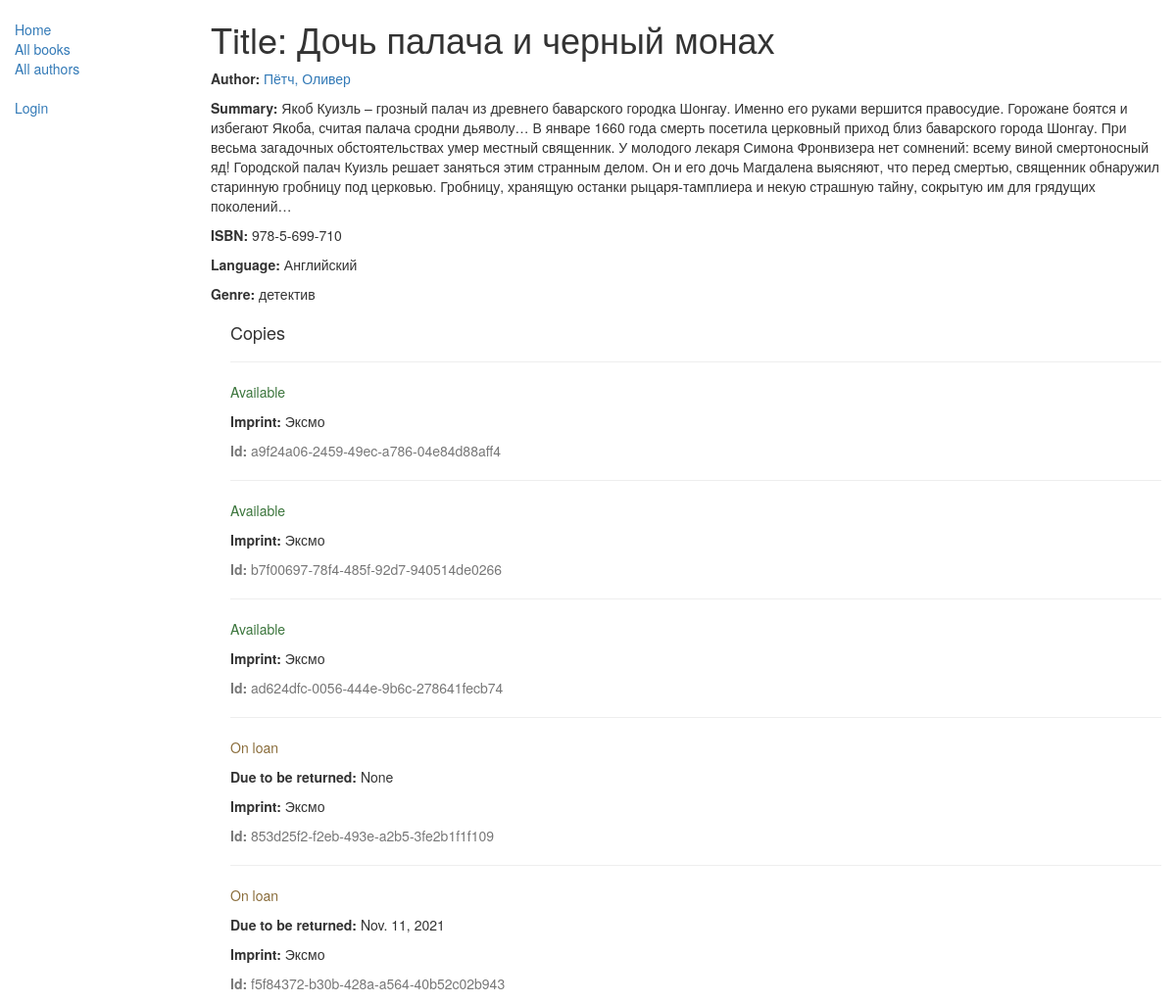
The app's page /catalog/book/5, older data.
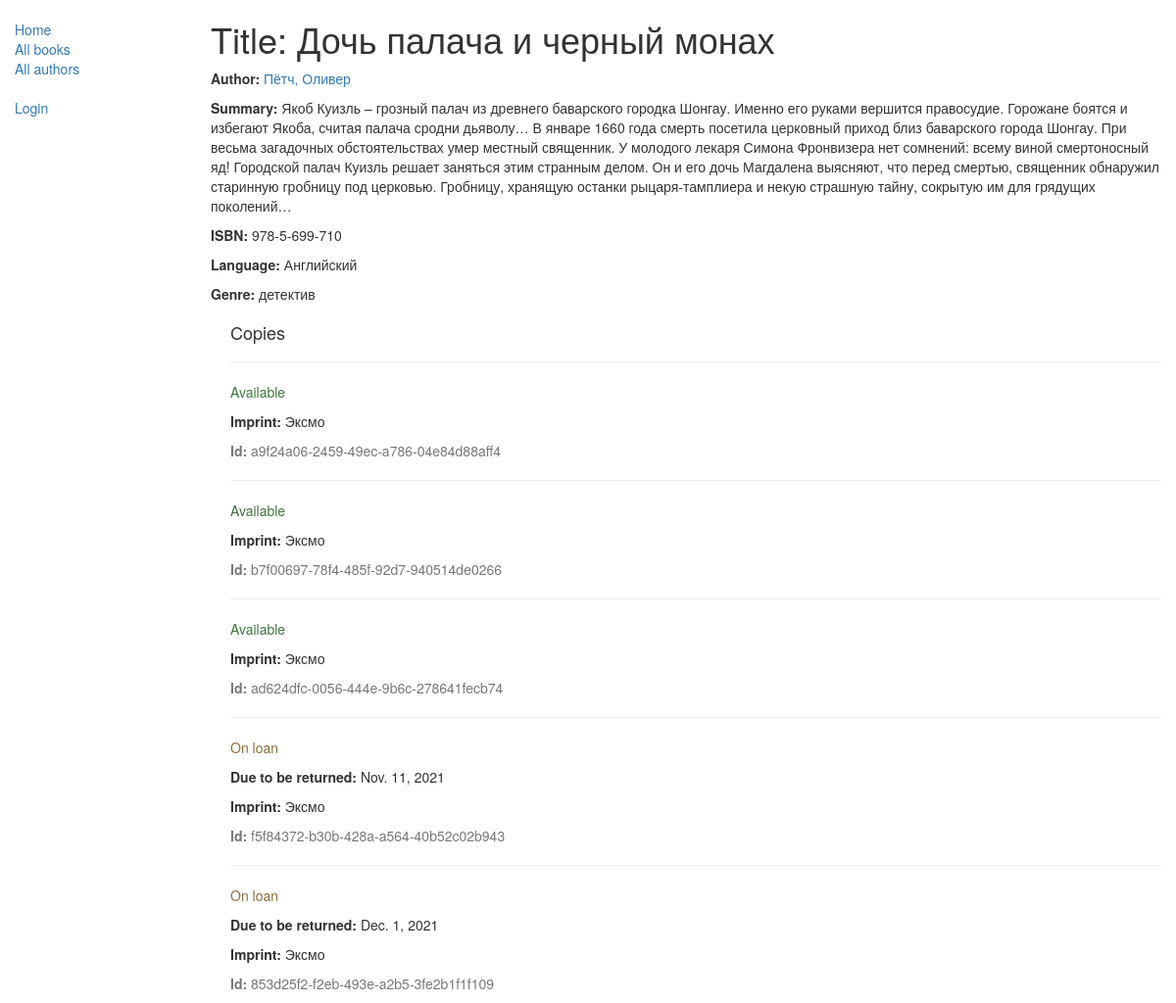
The same page, newer data.
### catalog/models.py (models this page shows, shortened)
class Book(models.Model):
    title = models.CharField(max_length=200)
    author = models.ForeignKey('Author', on_delete=models.SET_NULL, null=True)
    summary = models.TextField(max_length=1000, help_text="Enter a brief description of the book")
    isbn = models.CharField('ISBN', max_length=13,
                            help_text='13 Character <a href="https://www.isbn-international.org/content/what-isbn">ISBN number</a>')
    genre = models.ManyToManyField(Genre, help_text="Select a genre for this book")
    language = models.ForeignKey('Language', on_delete=models.SET_NULL, null=True)
    def display_genre(self):
        """        Creates a string for the Genre. This is required to display genre in Admin.        """
        return ', '.join([genre.name for genre in self.genre.all()[:3]])
    def display_language(self):
        """        Creates a string for the Language. This is required to display Language in Admin.        """
        return self.language
    display_genre.short_description = 'Genre'
    display_language.short_description = 'Language'

class Author(models.Model):
    first_name = models.CharField(max_length=100)
    last_name = models.CharField(max_length=100)
    date_of_birth = models.DateField(null=True, blank=True)
    date_of_death = models.DateField('Died', null=True, blank=True)
    def __str__(self):
        return '%s, %s' % (self.last_name, self.first_name)
    class Meta:
        ordering = ['last_name']

class Language(models.Model):
    name = models.CharField(max_length=200,
                            help_text="Enter the book's natural language (e.g. English, French, Japanese etc.)")
    def __str__(self):
        return self.name

class Genre(models.Model):
    name = models.CharField(max_length=200, help_text="Enter a book genre (e.g. Science Fiction, French Poetry etc.)")
    def __str__(self):
        return self.name

class BookInstance(models.Model):
    id = models.UUIDField(primary_key=True, default=uuid.uuid4, help_text="Unique ID for this particular book across whole library")
    book = models.ForeignKey('Book', on_delete=models.SET_NULL, null=True)
    imprint = models.CharField(max_length=200)
    due_back = models.DateField(null=True, blank=True)
    borrower = models.ForeignKey(User, on_delete=models.SET_NULL, null=True, blank=True)
    LOAN_STATUS = (
        ('m', 'Maintenance'),
        ('o', 'On loan'),
        ('a', 'Available'),
        ('r', 'Reserved'),
    )
    status = models.CharField(max_length=1, choices=LOAN_STATUS, blank=True, default='m', help_text='Book availability')
    class Meta:
        ordering = ["due_back"]
        permissions = (("can_mark_returned", "Set book as returned"),)

### catalog/views.py (the view)
# urls.py: url(r'^book/(?P<pk>\d+)$', views.BookDetailView.as_view(), name='book-detail'),
class BookDetailView(generic.DetailView):
    model = Book

### catalog/templates/catalog/book_detail.html
{% extends "base_generic.html" %}
{% block content %}
  <h1>Title: {{ book.title }}</h1>
  <p><strong>Author:</strong> <a href="{% url 'author-detail' book.author.pk %}">{{ book.author }}</a></p>
  <p><strong>Summary:</strong> {{ book.summary }}</p>
  <p><strong>ISBN:</strong> {{ book.isbn }}</p>
  <p><strong>Language:</strong> {{ book.language }}</p>
  <p><strong>Genre:</strong> {% for genre in book.genre.all %} {{ genre }}{% if not forloop.last %}, {% endif %}{% endfor %}</p>
  <div style="margin-left:20px;margin-top:20px">
    <h4>Copies</h4>
    {% for copy in book.bookinstance_set.all %}
    <hr>
    <p class="{% if copy.status == 'a' %}text-success{% elif copy.status == 'd' %}text-danger{% else %}text-warning{% endif %}">{{ copy.get_status_display }}</p>
    {% if copy.status != 'a' %}<p><strong>Due to be returned:</strong> {{copy.due_back}}</p>{% endif %}
    <p><strong>Imprint:</strong> {{copy.imprint}}</p>
    <p class="text-muted"><strong>Id:</strong> {{copy.id}}</p>
    {% endfor %}
  </div>
{% endblock %}

### catalog/templates/base_generic.html (shortened to what this page needs)
<!DOCTYPE html>
<html lang="en">
<head>
  <link rel="stylesheet" href="https://maxcdn.bootstrapcdn.com/bootstrap/3.3.7/css/bootstrap.min.css">
  {% load static %}
  <link rel="stylesheet" href="{% static 'css/styles.css' %}">
</head>
<body>
  <div class="container-fluid">
    <div class="row">
      <div class="col-sm-2">
      {% block sidebar %}
      <ul class="sidebar-nav">
          <li><a href="{% url 'index' %}">Home</a></li>
          <li><a href="{% url 'books' %}">All books</a></li>
          <li><a href="{% url 'authors' %}">All authors</a></li>
      <br>
      {% if user.is_authenticated %}
          <li>User: {{ user.get_username }}</li>
          <li><a href="{% url 'my-borrowed' %}">My Borrowed</a></li>
      <br>
          <li><a href="{% url 'logout'%}?next={{request.path}}">Logout</a></li>
      {% else %}
          <li><a href="{% url 'login'%}?next={{request.path}}">Login</a></li>
     {% endif %}
      </ul>
     {% endblock %}
      </div>
      <div class="col-sm-10 ">
      {% block content %}{% endblock %}
      </div>
    </div>
  </div>
</body>
</html>

### catalog/static/css/styles.css (style rules this page uses)
.sidebar-nav { margin-top: 20px; padding: 0; list-style: none; }

Row changes from the older to the newer data that the page shows:
shown differently, row unchanged: BookInstance "Nov. 11, 2021": moves up the list
changed BookInstance "853d25f2-f2eb-493e-a2b5-3fe2b1f1f109": due_back "None" → "Dec. 1, 2021"
